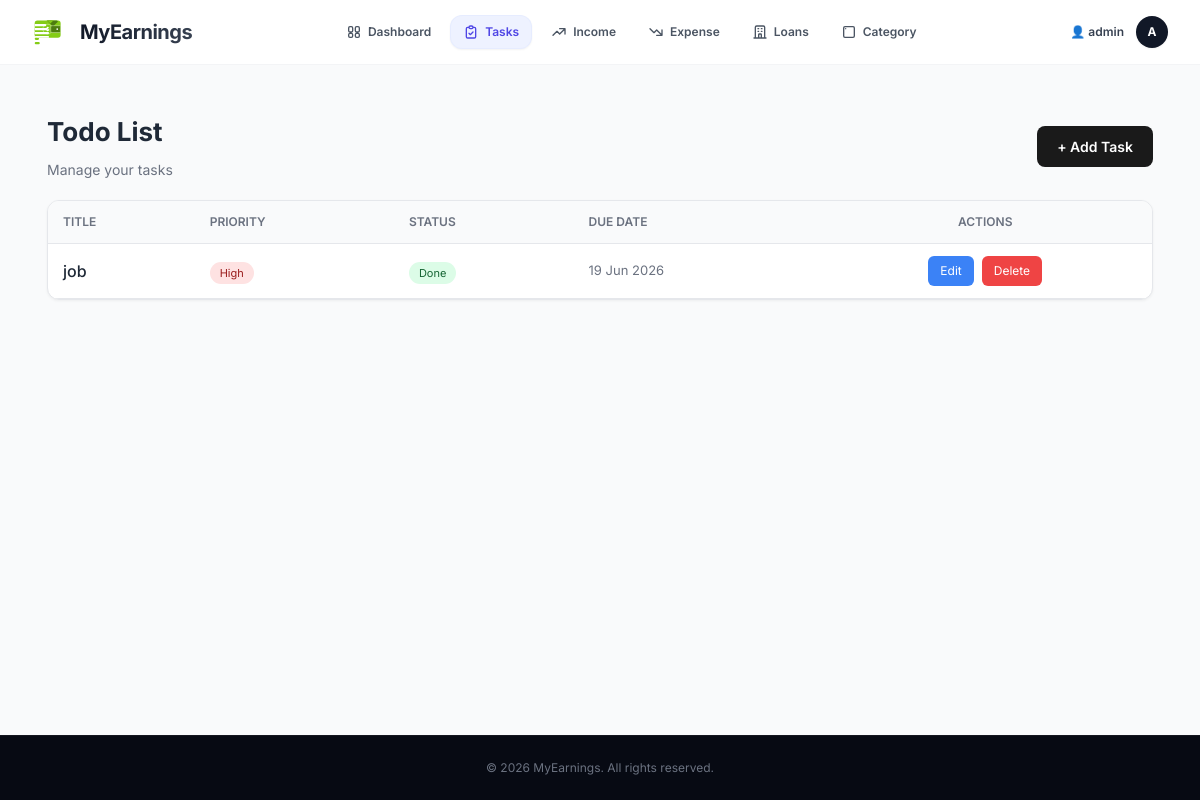
The app's page /todo/ (signed in), older data.
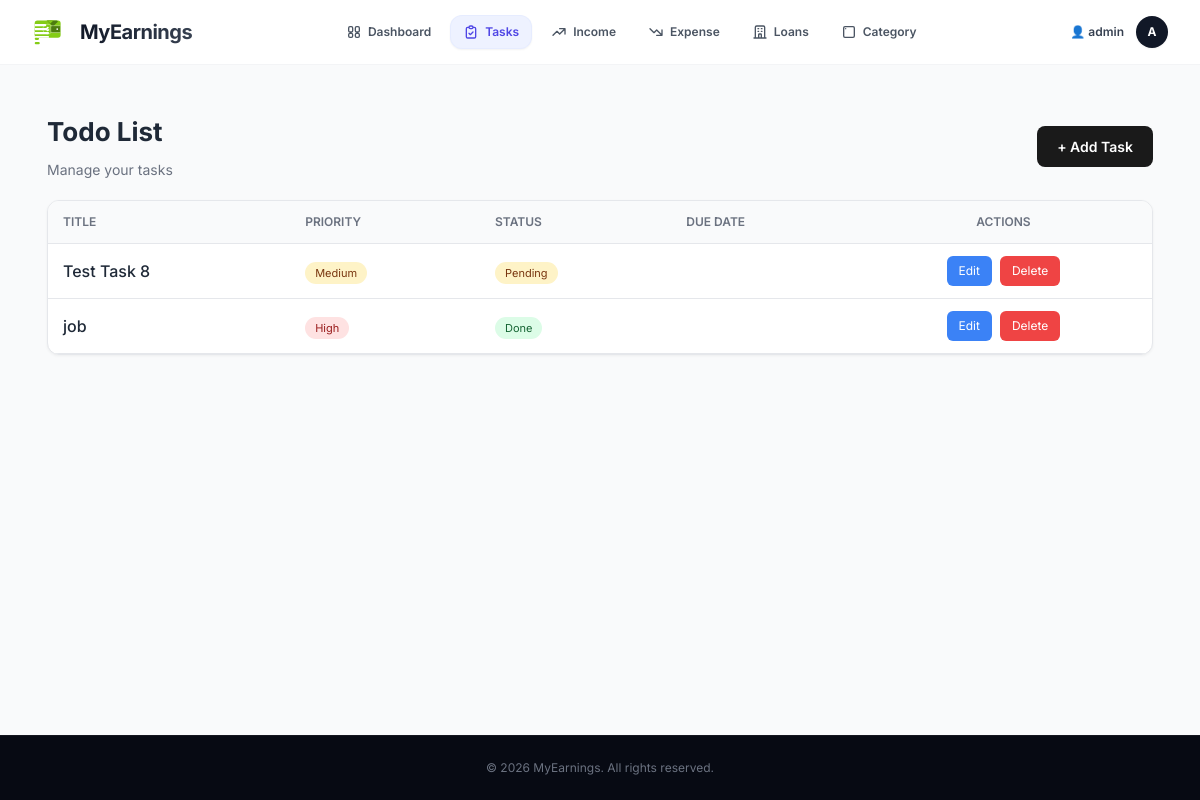
The same page, newer data.
### xeon/models.py (models this page shows, shortened)
class BaseModel(models.Model):
    created_at = models.DateTimeField(auto_now_add=True)
    updated_at = models.DateTimeField(auto_now=True)
    class Meta:
        abstract = True

class Todo(BaseModel):
    PRIORITY = (
        ('low', 'Low'),
        ('medium', 'Medium'),
        ('high', 'High'),
    )
    user = models.ForeignKey(User, on_delete=models.CASCADE)
    title = models.CharField(max_length=255)
    description = models.TextField(blank=True, null=True)
    is_completed = models.BooleanField(default=False)
    priority = models.CharField(max_length=10, choices=PRIORITY, default='medium')
    due_date = models.DateTimeField(blank=True, null=True)
    class Meta:
        ordering = ['-created_at']

### xeon/views.py (the view)
# urls.py: path('todo/', todo_list, name='todo_list'),
@login_required
def todo_list(request):
    todos = Todo.objects.filter(user=request.user).order_by('-created_at')
    return render(request, 'xeon/todo.html', {'todos': todos})

### xeon/templates/xeon/todo.html (shortened to what the changed rows need)
{% extends 'xeon/base.html' %}
{% block content %}
<div style="padding: 15px;">
    <div style="display: flex; justify-content: space-between; align-items: center; margin-bottom: 20px; flex-wrap: wrap; gap: 15px;">
        <div>
            <h2 style="font-size: 26px; font-weight: 700; margin: 0; color: #1f2937;"> Todo List</h2>
        </div>
    </div>
    <div style="background: #ffffff; border: 1px solid #e5e7eb; border-radius: 12px; overflow: hidden; box-shadow: 0 1px 3px rgba(0,0,0,0.05);">
        {% if todos %}
        <div style="overflow-x: auto;">
            <table style="width: 100%; border-collapse: collapse;">
                <thead>
                    <tr style="border-bottom: 1px solid #e5e7eb; background: #f9fafb;">
                        <th style="padding: 12px 15px; text-align: left; font-weight: 600; font-size: 12px; color: #6b7280; text-transform: uppercase;">Title</th>
                        <th style="padding: 12px 15px; text-align: left; font-weight: 600; font-size: 12px; color: #6b7280; text-transform: uppercase;">Priority</th>
                        <th style="padding: 12px 15px; text-align: left; font-weight: 600; font-size: 12px; color: #6b7280; text-transform: uppercase;">Status</th>
                        <th style="padding: 12px 15px; text-align: left; font-weight: 600; font-size: 12px; color: #6b7280; text-transform: uppercase;">Due Date</th>
                        <th style="padding: 12px 15px; text-align: center; font-weight: 600; font-size: 12px; color: #6b7280; text-transform: uppercase;">Actions</th>
                    </tr>
                </thead>
                <tbody>
                    {% for todo in todos %}
                    <tr style="border-bottom: 1px solid #e5e7eb; transition: all 0.2s;">
                        <td style="padding: 12px 15px; font-weight: 500; color: #1f2937;">{{ todo.title }}</td>
                        <td style="padding: 12px 15px;">
                            {% if todo.priority == 'high' %}
                            <span style="background: #fee2e2; color: #991b1b; padding: 4px 10px; border-radius: 20px; font-size: 11px;"> High</span>
                            {% elif todo.priority == 'medium' %}
                            <span style="background: #fef3c7; color: #78350f; padding: 4px 10px; border-radius: 20px; font-size: 11px;"> Medium</span>
                            {% else %}
                            <span style="background: #dcfce7; color: #166534; padding: 4px 10px; border-radius: 20px; font-size: 11px;"><i class="fa-solid fa-circle text-green-500"></i> Low</span>
                            {% endif %}
                        </td>
                        <td style="padding: 12px 15px;">
                            {% if todo.is_completed %}
                            <span style="background: #dcfce7; color: #166534; padding: 4px 10px; border-radius: 20px; font-size: 11px;"> Done</span>
                            {% else %}
                            <span style="background: #fef3c7; color: #78350f; padding: 4px 10px; border-radius: 20px; font-size: 11px;"> Pending</span>
                            {% endif %}
                        </td>
                        <td style="padding: 12px 15px; color: #6b7280; font-size: 13px;">{{ todo.due_date|date:"d M Y" }}</td>
                        <td style="padding: 12px 15px; text-align: center;">
                            <div style="display: flex; gap: 8px; justify-content: center; flex-wrap: wrap;">
                                <a href="{% url 'xeon:edit_todo' todo.id %}" style="padding: 6px 12px; background: #3b82f6; color: white; border: none; border-radius: 6px; font-size: 12px; cursor: pointer; text-decoration: none;">Edit</a>
                                <form action="{% url 'xeon:delete_todo' todo.id %}" method="POST" style="display: inline;" onsubmit="return confirm('Delete this task?');">
                                    <button type="submit" style="padding: 6px 12px; background: #ef4444; color: white; border: none; border-radius: 6px; font-size: 12px; cursor: pointer;">Delete</button>
                                </form>
                            </div>
                        </td>
                    </tr>
                    {% endfor %}
                </tbody>
            </table>
        </div>
        {% endif %}
    </div>
</div>
{% endblock %}

Row changes from the older to the newer data that the page shows:
added Todo: title "Test Task 8", priority "Medium", is_completed "Pending"
changed Todo "job": due_date "19 Jun 2026" → (not shown)
